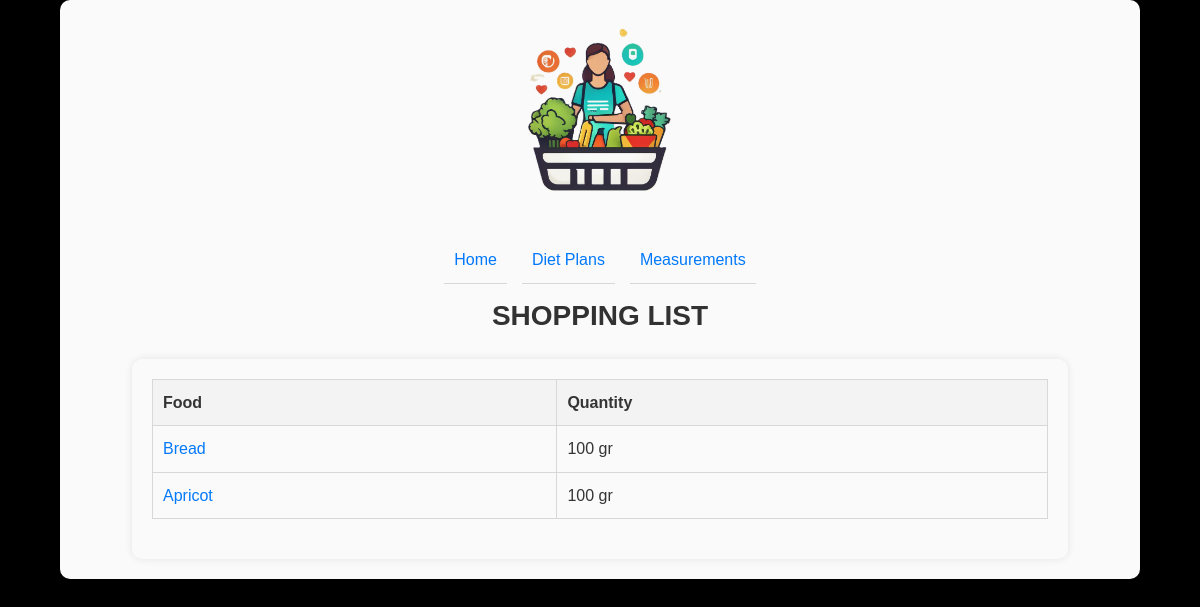
The page /shopping-list/2 (signed in) on the database its author committed.
### app/models.py (models this page shows)
class Meals(db.Model):
    __tablename__ = 'Meals'
    meal_id = db.Column(db.Integer, primary_key=True)
    dietplan_id = db.Column(db.Integer, db.ForeignKey('DietPlans.dietplan_id'))
    day_type_id = db.Column(db.Integer, db.ForeignKey('DayTypes.day_type_id'))
    meal_type_id = db.Column(db.Integer, db.ForeignKey('MealTypes.meal_type_id'))
    food_id = db.Column(db.Integer, db.ForeignKey('Foods.food_id'))
    quantity = db.Column(db.Integer)

class Foods(db.Model):
    __tablename__ = 'Foods'
    food_id = db.Column(db.Integer, primary_key=True)
    name = db.Column(db.String(255), unique=True, nullable=False)
    calories = db.Column(db.Integer)
    protein = db.Column(db.DECIMAL(5, 2))
    carbs = db.Column(db.DECIMAL(5, 2))
    fats = db.Column(db.DECIMAL(5, 2))

### app/routes.py (the view)
@main.route("/shopping-list/<int:diet_plan_id>", methods=['GET'])
@login_required
def show_selected_shopping_list(diet_plan_id):
    items = db.session.query(Foods.name, Meals.quantity).join(Meals, Foods.food_id == Meals.food_id).filter(
        Meals.dietplan_id == diet_plan_id).all()
    aggregate_items = {}
    for name, quantity in items:
        aggregate_items[name] = aggregate_items.get(name, 0) + quantity
    if not aggregate_items:
        flash ("You don't have any food in the selected diet plan", "error availability dietplans")
        return render_template("shopping_list.html")
    return render_template("shopping_list.html", items=aggregate_items)

### app/helpers.py (called while the page is built)
def login_required(f):
    from functools import wraps
    @wraps(f)
    def decorated_function(*args, **kwargs):
        if 'user_id' not in session:
            return redirect(url_for('main.login', next=request.url))
        return f(*args, **kwargs)
    return decorated_function

### app/templates/shopping_list.html (shortened to what this page needs)
{% extends "base.html" %}
{% block content %}
    <h2 class="text-center">SHOPPING LIST</h2>
    <div class="container">
        {% if items %}
            <table class="shopping-list">
                <thead>
                    <tr>
                        <th>Food</th>
                        <th>Quantity</th>
                    </tr>
                </thead>
                <tbody>
                    {% for name, quantity in items.items() %}
                        <tr>
                            <td><a href="{{ url_for('main.food_details', food_name=name) }}">{{ name }}</a></td>
                            <td>{{ quantity }} gr</td>
                        </tr>
                    {% endfor %}
                </tbody>
            </table>
        {% endif %}
    </div>
{% endblock %}

### app/static/styles.css (style rules this page uses)
* { margin: 0; padding: 0; box-sizing: border-box; }
:root { --primary-color: #007bff; --secondary-color: #333; --bg-color: #000; --container-bg-color: #fff; --heading-color: #333; --link-hover-color: #0056b3; --success-bg: #d4edda; --success-text: #155724; --error-bg: #f8d7da; --error-text: #721c24; --padding: 20px; }
html, body { font-family: Arial, sans-serif; line-height: 1.6; background-color: var(--bg-color); color: var(--secondary-color); background-image: url('/static/background.jpg'); background-size: cover; background-repeat: no-repeat; background-position: center; }
h1, h2, h3, h4, h5, h6 { color: var(--heading-color); margin-bottom: 15px; }
h2 { font-size: 1.75em; text-align: center; margin-bottom: 20px; }
a { color: var(--primary-color); text-decoration: none; }
.container { width: 90%; max-width: 1200px; margin: 0 auto; padding: var(--padding); background-color: var(--container-bg-color); border-radius: 10px; box-shadow: 0 0 10px rgba(0, 0, 0, 0.1); opacity: 0.98; }
table { width: 100%; border-collapse: collapse; margin-bottom: 20px; }
table th, table td { padding: 10px; border: 1px solid #ddd; text-align: left; }
table th { background-color: #f8f8f8; }

### rows shown on the page
Meals: name "Bread", quantity "100"
Meals: name "Apricot", quantity "100"
